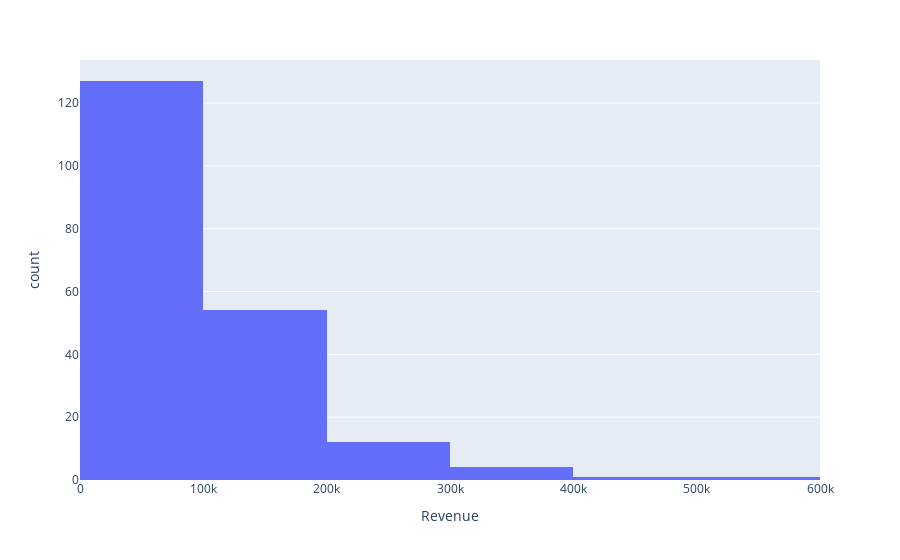

Write notebook code for a chart like this one.
### Markdown cell above
## Histogram of company revenues

### Code cell
# Create a simple histogram
fig = px.histogram(
    data_frame=revenues,
    # Set up the x-axis
    x='Revenue',
    # Set the number of bins
    nbins=5)

# Show the plot
fig.show()

### Figure 1 — Plotly figure (JSON) as saved in the notebook; plotly's stock layout.template omitted (floating-point values rounded to 4 significant figures; data arrays with more than 128 entries replaced by an {"elided": "..."} marker saying what was removed)
{"data": [{"alignmentgroup": "True", "bingroup": "x", "hovertemplate": "Revenue=%{x}<br>count=%{y}<extra></extra>", "legendgroup": "", "marker": {"color": "#636efa", "pattern": {"shape": ""}}, "name": "", "nbinsx": 5, "offsetgroup": "", "orientation": "v", "showlegend": false, "type": "histogram", "x": {"elided": "200 int values"}, "xaxis": "x", "yaxis": "y"}], "layout": {"barmode": "relative", "legend": {"tracegroupgap": 0}, "margin": {"t": 60}, "xaxis": {"anchor": "y", "domain": [0, 1], "title": {"text": "Revenue"}}, "yaxis": {"anchor": "x", "domain": [0, 1], "title": {"text": "count"}}}}
